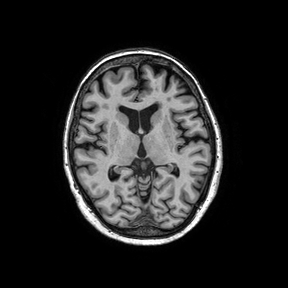
#> input picture docs/source/data/image_data/3_2_t1.tif, 288 x 288 px
$ python make_joinhistimage.py
#> lines starting #> are read from the running program, lines starting #| are printed output that depends on the picture
### docs/source/code/registration.py
"""
Registration module main code.
"""

import numpy as np
from scipy import ndimage
import registration_util as util


# SECTION 1. Geometrical transformations


# [20 lines left out: functions identity, scale, not called in this run]


def rotate(phi):
    # 2D rotation matrix.
    # Input:
    # phi - rotation angle
    # Output:
    # T - transformation matrix

    #------------------------------------------------------------------#
    # TODO: Implement transformation matrix for rotation.
    #!studentstart
#> further down, I is the input picture: shape (288, 288); min 0, max 255, mean 35
    T = np.array([[np.cos(phi),-np.sin(phi)], [np.sin(phi),np.cos(phi)]])
    #!studentend
    #------------------------------------------------------------------#

    return T


# [39 lines left out: functions shear, reflect, not called in this run]


# SECTION 2. Image transformation and least squares fitting


def image_transform(I, Th,  output_shape=None):
    # Image transformation by inverse mapping.
    # Input:
    # I - image to be transformed
    # Th - homogeneous transformation matrix
    # output_shape - size of the output image (default is same size as input)
    # Output:
    # It - transformed image
	# Xt - remapped coordinates
    # we want double precision for the interpolation, but we want the
    # output to have the same data type as the input - so, we will
    # convert to double and remember the original input type

    input_type = type(I)

    # default output size is same as input
    if output_shape is None:
        output_shape = I.shape
#> output_shape = (288, 288)

    # spatial coordinates of the transformed image
    x = np.arange(0, output_shape[1])
#> x = 288 values from 0 to 287
    y = np.arange(0, output_shape[0])
#> y = 288 values from 0 to 287
    xx, yy = np.meshgrid(x, y)

    # convert to a 2-by-p matrix (p is the number of pixels)
    X = np.concatenate((xx.reshape((1, xx.size)), yy.reshape((1, yy.size))))
    # convert to homogeneous coordinates
    Xh = util.c2h(X)

    #------------------------------------------------------------------#
    # TODO: Perform inverse coordinates mapping.
    #!studentstart
    Th_inv = np.linalg.inv(Th)

    Xt = Th_inv.dot(Xh)
    #!studentend
    #------------------------------------------------------------------#

    It = ndimage.map_coordinates(I, [Xt[1,:], Xt[0,:]], order=1, mode='constant').reshape(output_shape)
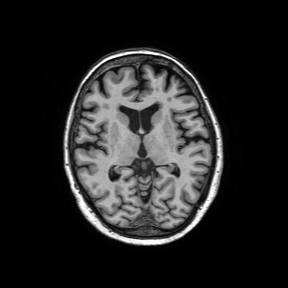
#> It: shape (288, 288); min 0, max 255, mean 35.1
#> in image_transform (call 2), `It = ndimage.map_coordinates(I, [Xt[1,:], Xt[0,:]], order=1, mode='con..`:
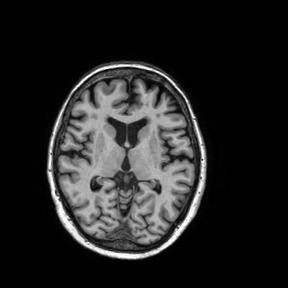
#> It: shape (288, 288); min 0, max 255, mean 35

    return It, Xt


# [80 lines left out: functions ls_solve, ls_affine, correlation, not called in this run]


def joint_histogram(I, J, num_bins=16, minmax_range=None):
    # Compute the joint histogram of two signals.
    # Input:
    # I, J - input images
    # num_bins: number of bins of the joint histogram (default: 16)
    # range - range of the values of the signals (defaul: min and max
    # of the inputs)
    # Output:
    # p - joint histogram

#> called with num_bins = 32
    if I.shape != J.shape:
        raise AssertionError("The inputs must be the same size.")

    # make sure the inputs are column-vectors of type double (highest
    # precision)
    I = I.reshape((I.shape[0]*I.shape[1],1)).astype(float)
    J = J.reshape((J.shape[0]*J.shape[1],1)).astype(float)

    # if the range is not specified use the min and max values of the
    # inputs
    if minmax_range is None:
        minmax_range = np.array([min(min(I),min(J)), max(max(I),max(J))])
#> minmax_range = [0, 255]

    # this will normalize the inputs to the [0 1] range
    I = (I-minmax_range[0]) / (minmax_range[1]-minmax_range[0])
    J = (J-minmax_range[0]) / (minmax_range[1]-minmax_range[0])

    # and this will make them integers in the [0 (num_bins-1)] range
    I = np.round(I*(num_bins-1)).astype(int)
    J = np.round(J*(num_bins-1)).astype(int)

    n = I.shape[0]
#> n = 82944
    hist_size = np.array([num_bins,num_bins])

    # initialize the joint histogram to all zeros
    p = np.zeros(hist_size)

    for k in range(n):
        p[I[k], J[k]] = p[I[k], J[k]] + 1
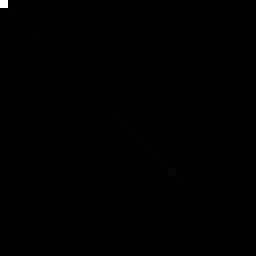
#> p: shape (32, 32) float64 (shown 8 times larger); min 0, max 56251, mean 81; drawn with min black and max white

    #------------------------------------------------------------------#
    # TODO: At this point, p contains the counts of cooccuring
    # intensities in the two images. You need to implement one final
    # step to make p take the form of a probability mass function
    # (p.m.f.).
    #!studentstart
    p = p/n
    #!studentend
    #------------------------------------------------------------------#

    return p


# [238 lines left out: functions mutual_information, mutual_information_e, ngradient, rigid_corr, affine_corr, affine_mi, not called in this run]

### docs/source/code/registration_util.py
"""
Utility functions for registration.
"""

import numpy as np
import matplotlib.pyplot as plt


# [14 lines left out: function test_object, not called in this run]


def c2h(X):
    # Convert cartesian to homogeneous coordinates.
    # Input:
    # X - cartesian coordinates
    # Output:
    # Xh - homogeneous coordinates

    n = np.ones([1,X.shape[1]])
    Xh = np.concatenate((X,n))

    return Xh


def t2h(T, t):
    # Convert a 2D transformation matrix to homogeneous form.
    # Input:
    # T - 2D transformation matrix
    # t - 2D translation vector
    # Output:
    # Th - homogeneous transformation matrix

    #------------------------------------------------------------------#
    # TODO: Implement conversion of a transformation matrix and a translation vector to homogeneous transformation matrix.
    #!studentstart
    Th = np.eye(3)
    Th[0:2, 0:2] = T[0:2, 0:2]
    Th[0:2, 2] = t[:]
    return Th
    #!studentend
    #------------------------------------------------------------------#


# [70 lines left out: functions plot_object, cpselect, not called in this run]

### docs/source/code/make_joinhistimage.py
# -*- coding: utf-8 -*-
"""
Created on Mon Oct 19 17:53:20 2020

@author: 20200342
"""

import matplotlib.pyplot as plt
import numpy as np
import imageio as io

from registration import joint_histogram
from registration import image_transform
from registration import rotate
from registration_util import t2h
from registration import mutual_information


def translate(tx, ty):
    T=np.array([[1,0,tx],[0,1,ty],[0,0,1]])
    return T

# ---------------
# Load data

T1 = translate(0.5,0)
T2 = rotate(0.1)
T2 = t2h(T2, [0,0])

I = io.imread('../data/image_data/3_2_t1.tif')
#J = io.imread('../data/image_data/3_2_t2.tif')

A,_ = image_transform(I,T1)
B,_ = image_transform(I,T2)

# ----------------
# Make joint histograms

A = joint_histogram(I, A, num_bins=32)
B = joint_histogram(I, B, num_bins=32)

# -----------------
# Make figure

f = plt.figure(figsize=(10,5))
ax0 = f.add_subplot(121)
ax1 = f.add_subplot(122)

#A_flip = np.flip(A,0)
#B_flip = np.flip(B,0)

ax0.imshow(A, cmap='plasma', vmin=0, vmax=0.001)
ax1.imshow(B, cmap='plasma', vmin=0, vmax=0.001)

ax0.invert_yaxis()
ax1.invert_yaxis()

ax0.set_title('Transformation A', fontweight="bold")
ax1.set_title('Transformation B', fontweight="bold")

ax0.set(xlabel='Intensity in fixed image', ylabel='Intensity in transformed moving image')
ax1.set(xlabel='Intensity in fixed image', ylabel='Intensity in transformed moving image')

f.tight_layout()

f.savefig('joint_histograms_2.png')
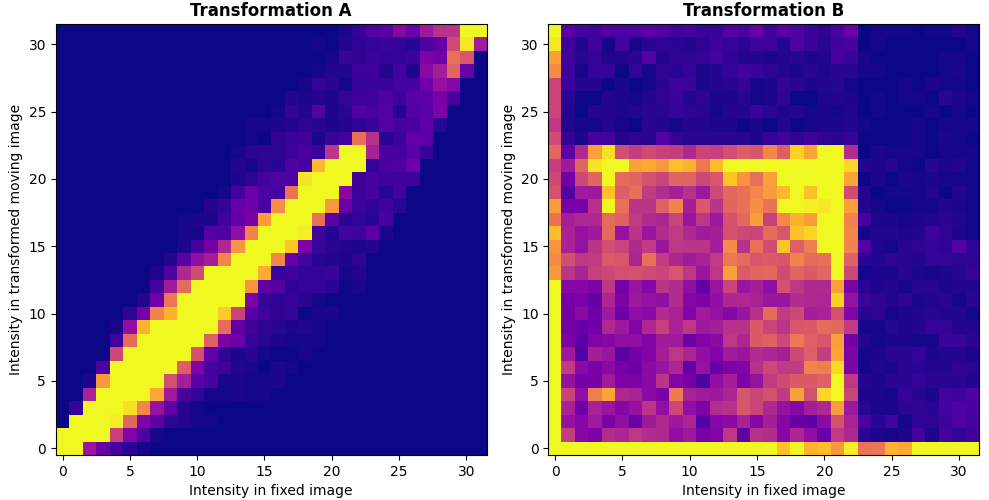
#> figure drawn by matplotlib, 2 panels

$ run again, with docs/source/data/image_data/1_1_t1.tif copied over docs/source/data/image_data/3_2_t1.tif
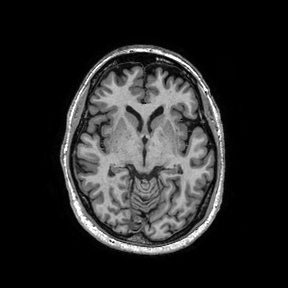
#> input picture docs/source/data/image_data/1_1_t1.tif, 288 x 288 px
#> I is the input picture: shape (288, 288); min 0, max 255, mean 38.7
#> in image_transform (call 2), `It = ndimage.map_coordinates(I, [Xt[1,:], Xt[0,:]], order=1, mode='con..`:
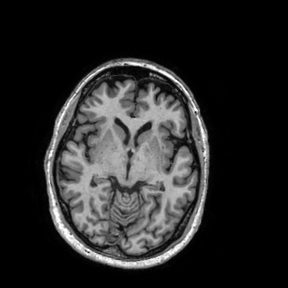
#> It: shape (288, 288); min 0, max 255, mean 38.7
#> minmax_range = [0, 255]
#> `f.savefig('joint_histograms_2.png')`:
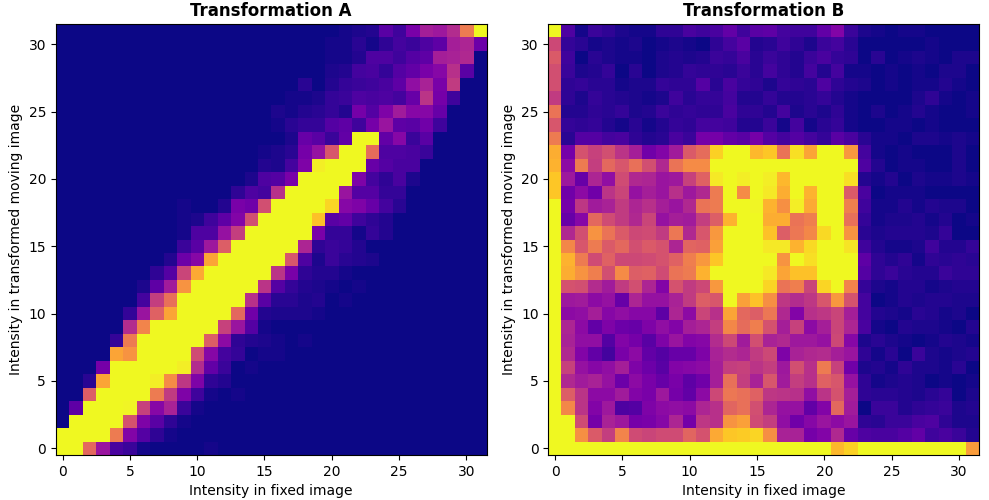
#> figure drawn by matplotlib, 2 panels

$ run again, with docs/source/data/image_data/1_1_t2.tif copied over docs/source/data/image_data/3_2_t1.tif
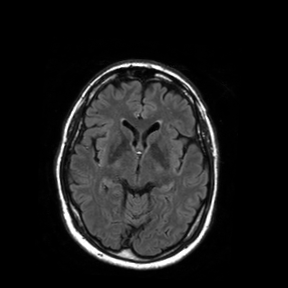
#> input picture docs/source/data/image_data/1_1_t2.tif, 288 x 288 px
#> I is the input picture: shape (288, 288); min 0, max 255, mean 27.1
#> in image_transform (call 2), `It = ndimage.map_coordinates(I, [Xt[1,:], Xt[0,:]], order=1, mode='con..`:
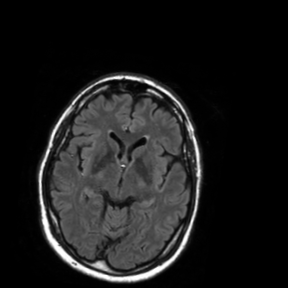
#> It: shape (288, 288); min 0, max 255, mean 27.1
#> minmax_range = [0, 255]
#> `f.savefig('joint_histograms_2.png')`:
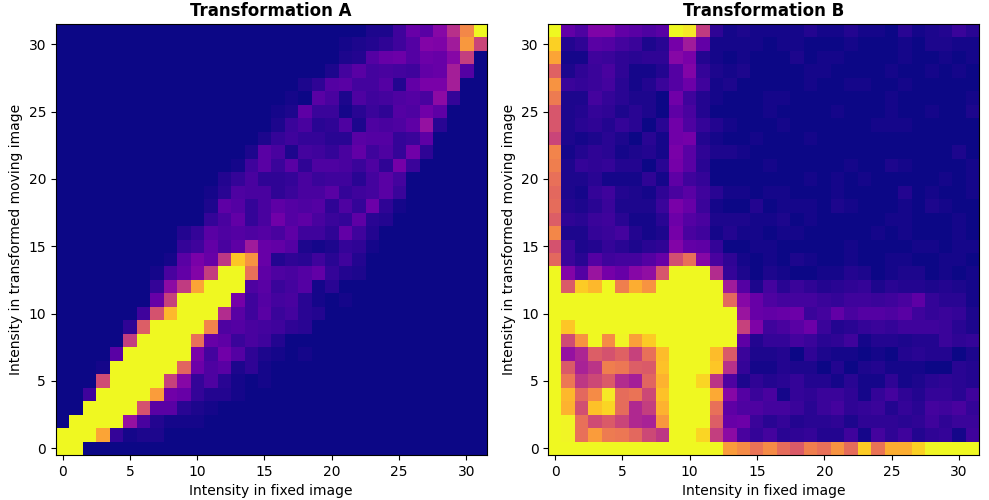
#> figure drawn by matplotlib, 2 panels
